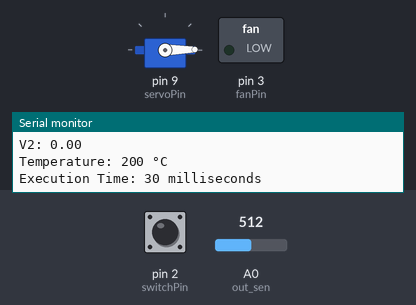
Bench run of a program on a simulated Arduino Mega 2560, built with avr-gcc and run on an emulated ATmega2560. Shown: servo, switched loads named in the program (green lamp = pin HIGH), the last lines printed to the serial monitor. The inputs (shaded band) are chosen by the test bench; at power-on: pin 2 (switchPin) HIGH, A0 (out_sen) = 512.

Above: at 0.96 s.
1.8 s: pin 2 (switchPin) pulled LOW for 1.1 s
At 2.21 s:
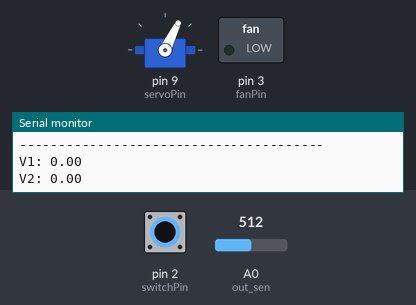
5.3 s: A0 (out_sen) set to 122
At 6.7 s:
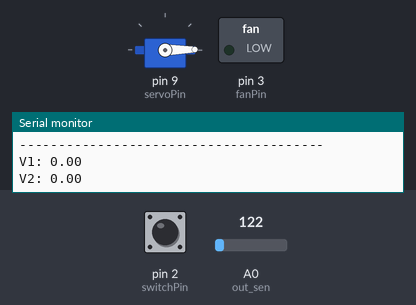
9.2 s: A0 (out_sen) set to 136
10.7 s: A0 (out_sen) set to 158
At 11.35 s:
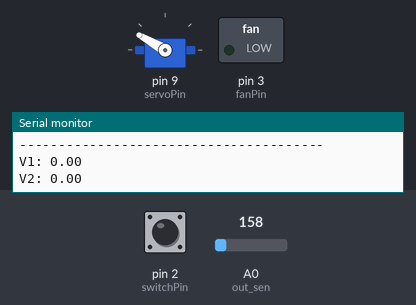
Timing chart, 0 to 61.7 s (numbered marks = the images above; inputs shaded):
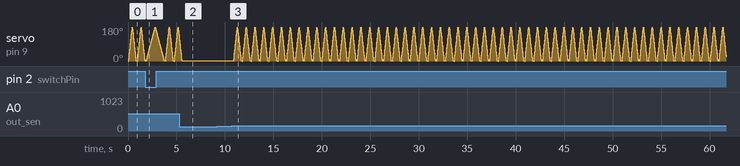

Measured:
- the behaviour switches between 143 and 144 on A0 (out_sen) (found by bisection; images 2 and 3)
- after the input at 5.3 s, servo on pin 9 (servoPin): goes on until 5.5 s, then stays 1°

The program:

main.cpp
```cpp
#include <Arduino.h>
#include <Servo.h>

// Data type definitions
typedef signed char int8_T;
typedef unsigned char uint8_T;
typedef short int16_T;
typedef unsigned short uint16_T;
typedef int int32_T;
typedef unsigned int uint32_T;
typedef long long int64_T;
typedef unsigned long long uint64_T;
typedef float real32_T;
typedef double real64_T;
typedef double real_T;
typedef double time_T;
typedef unsigned char boolean_T;
typedef int int_T;
typedef unsigned int uint_T;
typedef unsigned long ulong_T;
typedef unsigned long long ulonglong_T;
typedef char char_T;
typedef unsigned char uchar_T;
typedef char_T byte_T;
uint16_T d = 30;
// Named constants
const uint8_T fun_IN_LeftHigh = 1U;
const uint8_T fun_IN_LeftLow = 2U;
const uint8_T fun_IN_NO_ACTIVE_CHILD = 0U;
const uint8_T fun_IN_Off = 1U;
const uint8_T fun_IN_On = 2U;
const uint8_T fun_IN_RighHigh = 3U;
const uint8_T fun_IN_RightLow = 4U;

// Model data structures
struct DW_fun_T {
    real_T counter;
    uint8_T is_active_c3_fun;
    uint8_T is_c3_fun;
    uint8_T is_On;
};

struct ExtU_fun_T {
    real_T SS;
    real_T temp;
};

struct ExtY_fun_T {
    real_T V1;
    real_T V2;
};

struct tag_RTM_fun_T {
    const char_T * volatile errorStatus;
    DW_fun_T *dwork;
};

// Function prototypes
void fun_step(tag_RTM_fun_T *const fun_M, ExtU_fun_T *fun_U, ExtY_fun_T *fun_Y);
void fun_initialize(tag_RTM_fun_T *const fun_M);
void fun_terminate(tag_RTM_fun_T *const fun_M);
void myDelay(uint16_T temp);
// Global model and state variables
tag_RTM_fun_T fun_M;
ExtU_fun_T fun_U;
ExtY_fun_T fun_Y;


// Step function for the model
void fun_step(tag_RTM_fun_T *const fun_M, ExtU_fun_T *fun_U, ExtY_fun_T *fun_Y) {
    DW_fun_T *fun_DW = fun_M->dwork;
    myDelay(fun_U->temp);
    // Chart logic
    if (fun_DW->is_active_c3_fun == 0U) {
        fun_DW->is_active_c3_fun = 1U;
        fun_DW->is_c3_fun = fun_IN_Off;

        // Initialize outputs
        fun_Y->V1 = 0.0;
        fun_Y->V2 = 0.0;
        fun_DW->counter = 0.0;
    } else if (fun_DW->is_c3_fun == fun_IN_Off) {
        fun_Y->V2 = 0.0;
        if (fun_U->temp > 20.0) {
            fun_DW->is_c3_fun = fun_IN_On;
            fun_DW->is_On = fun_IN_RightLow;

            // Outport: '<Root>/V1'
            fun_Y->V1 = fun_U->temp - 20.0;

            // Outport: '<Root>/V2'
            fun_Y->V2 = 10.0;
        }
    } else if (fun_U->temp <= 20.0) {
        fun_DW->is_On = fun_IN_NO_ACTIVE_CHILD;
        fun_DW->is_c3_fun = fun_IN_Off;

        // Outport: '<Root>/V1'
        fun_Y->V1 = 0.0;

        // Outport: '<Root>/V2'
        fun_Y->V2 = 0.0;
        fun_DW->counter = 0.0;
    } else {
        switch (fun_DW->is_On) {
            case fun_IN_LeftHigh:
                if (fun_DW->counter >= 5.0) {
                    fun_DW->counter = 0.0;
                    fun_DW->is_On = fun_IN_RighHigh;

                    // Outport: '<Root>/V1'
                    fun_Y->V1 = fun_U->temp - 20.0;

                    // Outport: '<Root>/V2'
                    fun_Y->V2 = 20.0;
                } else if (fun_U->SS == 0.0) {
                    fun_DW->is_On = fun_IN_LeftLow;

                    // Outport: '<Root>/V1'
                    fun_Y->V1 = fun_U->temp - 20.0;

                    // Outport: '<Root>/V2'
                    fun_Y->V2 = -10.0;
                } else {
                    fun_DW->counter++;
                    fun_DW->is_On = fun_IN_LeftHigh;

                    // Outport: '<Root>/V1'
                    fun_Y->V1 = fun_U->temp - 20.0;

                    // Outport: '<Root>/V2'
                    fun_Y->V2 = -20.0;
                }
                break;

            case fun_IN_LeftLow:
                if (fun_U->SS == 1.0) {
                    fun_DW->is_On = fun_IN_LeftHigh;

                    // Outport: '<Root>/V1'
                    fun_Y->V1 = fun_U->temp - 20.0;

                    // Outport: '<Root>/V2'
                    fun_Y->V2 = -20.0;
                } else if (fun_DW->counter >= 10.0) {
                    fun_DW->counter = 0.0;
                    fun_DW->is_On = fun_IN_RightLow;

                    // Outport: '<Root>/V1'
                    fun_Y->V1 = fun_U->temp - 20.0;

                    // Outport: '<Root>/V2'
                    fun_Y->V2 = 10.0;
                } else {
                    fun_DW->counter++;
                    fun_DW->is_On = fun_IN_LeftLow;

                    // Outport: '<Root>/V1'
                    fun_Y->V1 = fun_U->temp - 20.0;

                    // Outport: '<Root>/V2'
                    fun_Y->V2 = -10.0;
                }
                break;

            case fun_IN_RighHigh:
                if (fun_U->SS == 0.0) {
                    fun_DW->is_On = fun_IN_RightLow;

                    // Outport: '<Root>/V1'
                    fun_Y->V1 = fun_U->temp - 20.0;

                    // Outport: '<Root>/V2'
                    fun_Y->V2 = 10.0;
                } else if (fun_DW->counter >= 5.0) {
                    fun_DW->counter = 0.0;
                    fun_DW->is_On = fun_IN_LeftHigh;

                    // Outport: '<Root>/V1'
                    fun_Y->V1 = fun_U->temp - 20.0;

                    // Outport: '<Root>/V2'
                    fun_Y->V2 = -20.0;
                } else {
                    fun_DW->counter++;
                    fun_DW->is_On = fun_IN_RighHigh;

                    // Outport: '<Root>/V1'
                    fun_Y->V1 = fun_U->temp - 20.0;

                    // Outport: '<Root>/V2'
                    fun_Y->V2 = 20.0;
                }
                break;

            default:
                if (fun_U->SS == 1.0) {
                    fun_DW->is_On = fun_IN_RighHigh;

                    // Outport: '<Root>/V1'
                    fun_Y->V1 = fun_U->temp - 20.0;

                    // Outport: '<Root>/V2'
                    fun_Y->V2 = 20.0;
                } else if (fun_DW->counter >= 10.0) {
                    fun_DW->counter = 0.0;
                    fun_DW->is_On = fun_IN_LeftLow;

                    // Outport: '<Root>/V1'
                    fun_Y->V1 = fun_U->temp - 20.0;

                    // Outport: '<Root>/V2'
                    fun_Y->V2 = -10.0;
                } else {
                    fun_DW->counter++;
                    fun_DW->is_On = fun_IN_RightLow;

                    // Outport: '<Root>/V1'
                    fun_Y->V1 = fun_U->temp - 20.0;

                    // Outport: '<Root>/V2'
                    fun_Y->V2 = 10.0;
                }
                break;
        }
    }
    delay(d);
}

// Initialize the model state
void fun_initialize(tag_RTM_fun_T *const fun_M) {
    DW_fun_T *fun_DW = fun_M->dwork;
    fun_DW->is_active_c3_fun = 0U;
    fun_DW->is_c3_fun = fun_IN_NO_ACTIVE_CHILD;
}

// Terminate function
void fun_terminate(tag_RTM_fun_T *const fun_M) {
   // UNUSED_PARAMETER(fun_M);
}
void myDelay(uint16_T temp){

    // Serial.println(temp);
    if(temp <= 21){
        d = 25;
    } else if(  temp <= 23){
        d = 20;
    } else if(temp <=24){
        d = 15;
    } else if( temp <= 25){
        d = 10;
    } else if( temp <= 26){
        d = 5;
    } else d = 30;
}

// #include <Servo.h>
int v = 0;
int pos = 0;
const int servoPin = 9;
Servo fanServo;
const int out_sen= A0 ;
const int switchPin = 2;
const int fanPin = 3;
int stepMy = 10;

void setup(){
  Serial.begin(9600);

  pinMode(out_sen, INPUT);
  pinMode(switchPin, INPUT_PULLUP);
  pinMode(fanPin, OUTPUT);
  pinMode(switchPin, INPUT_PULLUP);
  fanServo.attach(servoPin);
  fanServo.write(0);
  fun_initialize(&fun_M);


 }

void loop(){


    // step(input, output); // اجرای تابع


  float x = analogRead(out_sen); //read sensor pin
  int switchState = digitalRead(switchPin);
//   Serial.print("this analog TMP: ");
//   Serial.println(x);
  float voltage = (x * 5.0)/ 1024.0;
  int tem=(voltage-0.5)*100.0; //convert voltage data to temperature

  Serial.print("Temperature: ");
  Serial.print(tem);
  Serial.println(" °C ");


    // Initialize input values
    fun_U.SS = switchState;
    fun_U.temp = (int) tem;

  if (switchState == LOW) {
   		  stepMy = 5;
  }
  else{

    stepMy = 2;
  }

  //Serial.println("high");
   analogWrite(fanPin, fun_Y.V1);


  unsigned long start = millis(); // زمان شروع
   fun_step(&fun_M, &fun_U, &fun_Y);

  unsigned long end = millis();

  Serial.print("Execution Time: ");
  Serial.print(end - start);
  Serial.println(" milliseconds");
  Serial.println("---------------------------------------");
  Serial.println();
    // Output the results to the serial monitor
    Serial.print("V1: ");
    Serial.println(fun_Y.V1);
    Serial.print("V2: ");
    Serial.println(fun_Y.V2);

  if( tem >= 20){
    for(int i= 0; i < 180; i++){
      fanServo.write(i);
      delay(stepMy);
    }

    for(int i= 180; i > 0; i--){
      fanServo.write(i);
      delay(stepMy);
    }


  }


  delay(100);

}
```
